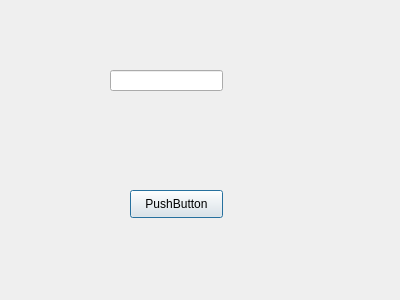
<?xml version="1.0" encoding="UTF-8"?>
<ui version="4.0">
 <class>Dialog</class>
 <widget class="QDialog" name="Dialog">
  <property name="geometry">
   <rect>
    <x>0</x>
    <y>0</y>
    <width>400</width>
    <height>300</height>
   </rect>
  </property>
  <property name="windowTitle">
   <string>Dialog</string>
  </property>
  <widget class="QPushButton" name="pushButton">
   <property name="geometry">
    <rect>
     <x>130</x>
     <y>190</y>
     <width>93</width>
     <height>28</height>
    </rect>
   </property>
   <property name="text">
    <string>PushButton</string>
   </property>
  </widget>
  <widget class="QLineEdit" name="lineEdit">
   <property name="geometry">
    <rect>
     <x>110</x>
     <y>70</y>
     <width>113</width>
     <height>21</height>
    </rect>
   </property>
  </widget>
 </widget>
 <resources/>
 <connections>
  <connection>
   <sender>pushButton</sender>
   <signal>clicked()</signal>
   <receiver>lineEdit</receiver>
   <slot>clear()</slot>
   <hints>
    <hint type="sourcelabel">
     <x>188</x>
     <y>191</y>
    </hint>
    <hint type="destinationlabel">
     <x>169</x>
     <y>77</y>
    </hint>
   </hints>
  </connection>
 </connections>
</ui>
